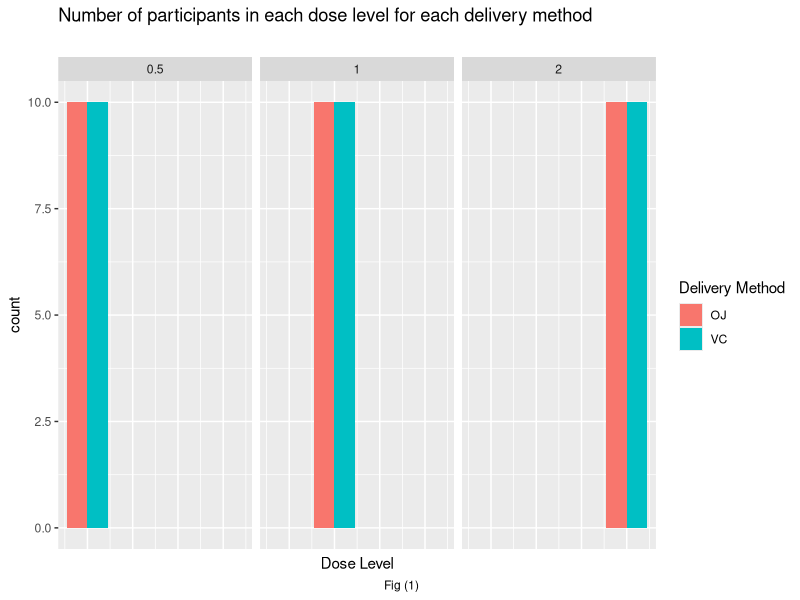
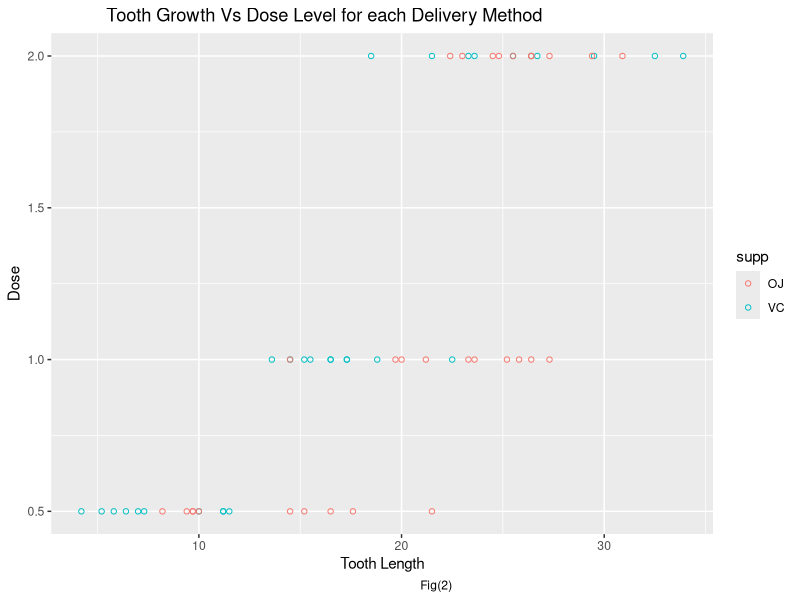
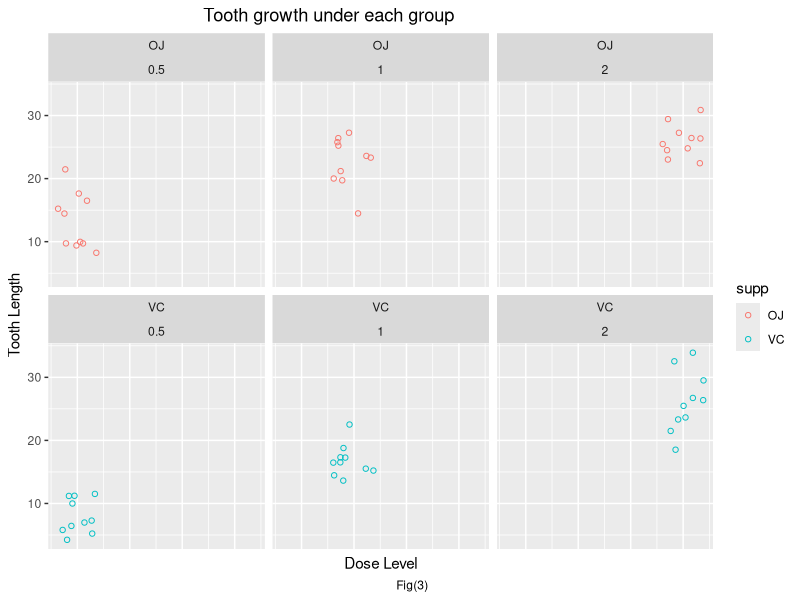
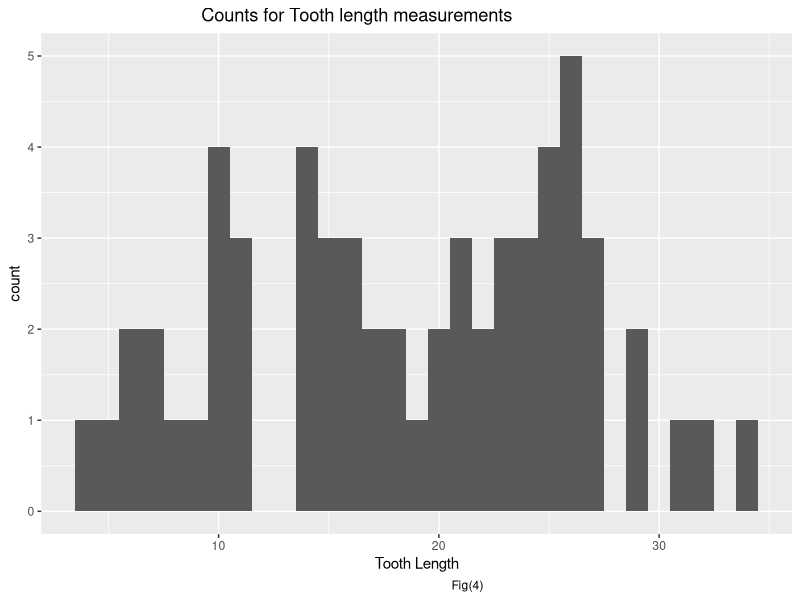
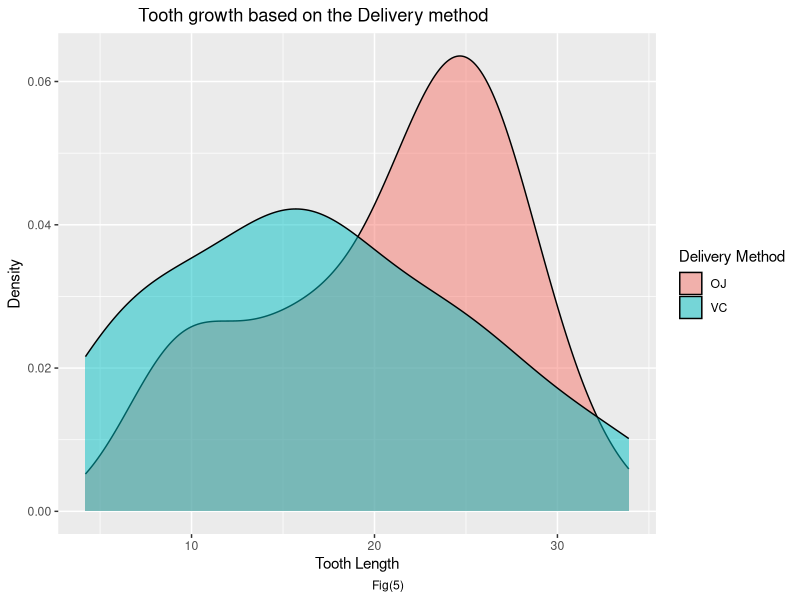
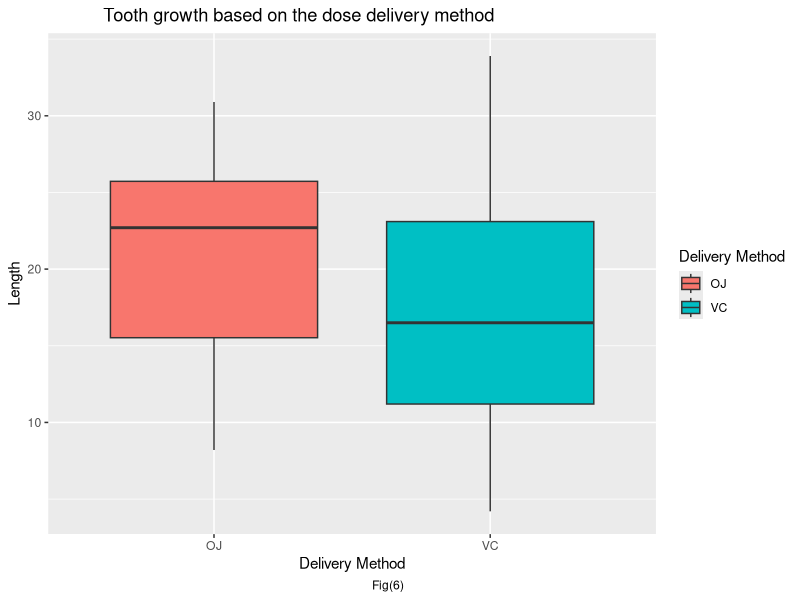
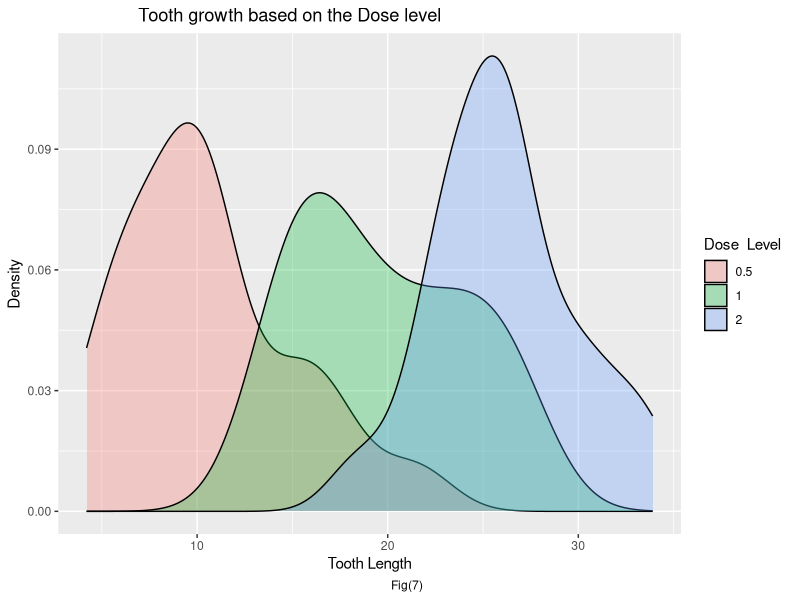
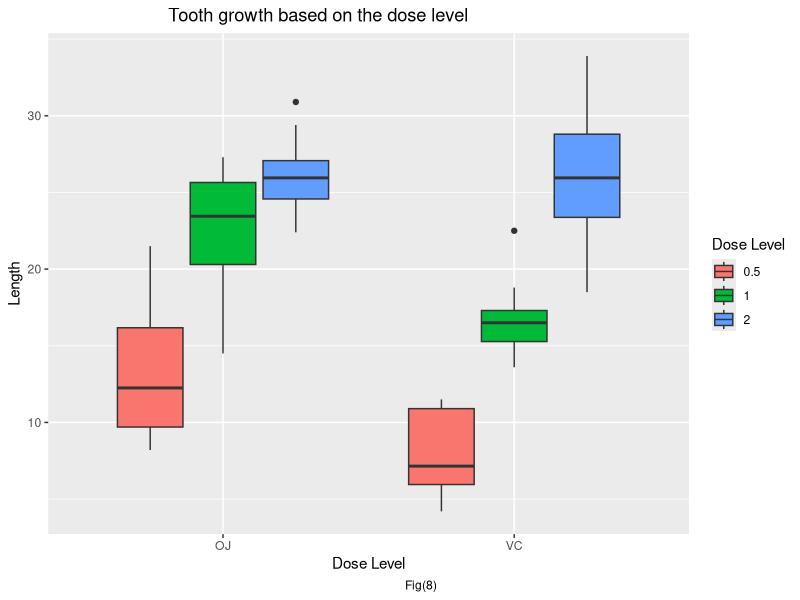

Reproduce these figures in R, in order.
## ---- chunk 1
library(ggplot2)
ggplot(ToothGrowth,aes(x=dose,fill=supp))+
  theme(axis.ticks.x=element_blank(), axis.text.x =element_blank() )+
  geom_bar(position = "dodge")+
  labs(title="Number of participants in each dose level for each delivery method ",x="Dose Level", fill="Delivery Method", subtitle = "", 
        caption = "Fig (1)                                                                               ")+
  facet_wrap(~ dose)
## ---- chunk 2
ggplot(ToothGrowth, aes(len,dose,shape=supp,color=supp)) + 
  geom_point(shape=1) +
  labs(title="           Tooth Growth Vs Dose Level for each Delivery Method",x="Tooth Length",y="Dose",
       caption = "Fig(2)                                                                                       ")

## ---- chunk 3
ggplot(ToothGrowth,aes(x=dose,y=len,color=supp))+
  geom_point(shape=1,position="jitter")+
  labs(title="                               Tooth growth under each group",x="Dose Level",y="Tooth Length", caption="Fig(3)                                                                                               ")+
  facet_wrap(supp~dose)+
    theme(axis.ticks.x=element_blank(), axis.text.x =element_blank() )

## ---- chunk 4
ggplot(ToothGrowth,aes(x=len))+
geom_histogram(binwidth = 1)+
labs(title="                                Counts for Tooth length measurements ",x="Tooth Length",
 caption = "Fig(4)                                                                                                       ")
## ---- chunk 5
library(ggridges)
ggplot(ToothGrowth,aes(x=len,fill=supp))+
geom_density(alpha=0.5)+
  labs(title="                Tooth growth based on the Delivery method",x="Tooth Length",y="Density",fill="Delivery Method", caption = "Fig(5)                                                                                    ")
 


## ---- chunk 6
ggplot(ToothGrowth, aes(x = supp, y = len)) + geom_boxplot(aes(fill = supp))+
  labs(title="           Tooth growth based on the dose delivery method",x="Delivery Method",y="Length",fill="Delivery Method", caption = "Fig(6)                                                                                    ")
## ---- chunk 7
library(ggridges)
ToothGrowth$dose <- as.factor(ToothGrowth$dose)
ggplot(ToothGrowth,aes(x=len, fill=dose)) + geom_density(alpha=0.3)+
  labs(title="                Tooth growth based on the Dose level",x="Tooth Length",y="Density",fill="Dose  Level ",caption = "Fig(7)                                                                                      ")
 
## ---- chunk 8
ggplot(ToothGrowth, aes(x = supp, y = len)) + geom_boxplot(aes(fill = dose))+
  labs(title="                        Tooth growth based on the dose level",x="Dose Level",y="Length",fill="Dose Level", caption = "Fig(8)                                                                                    ")
## ---- chunk 9
ggplot(women,aes(height,weight))+geom_point()+labs(title="                                                  Height vs weight",x="Height in In ",y="Weight in Ibs", caption = "Fig(9)                                                                                                       ")

